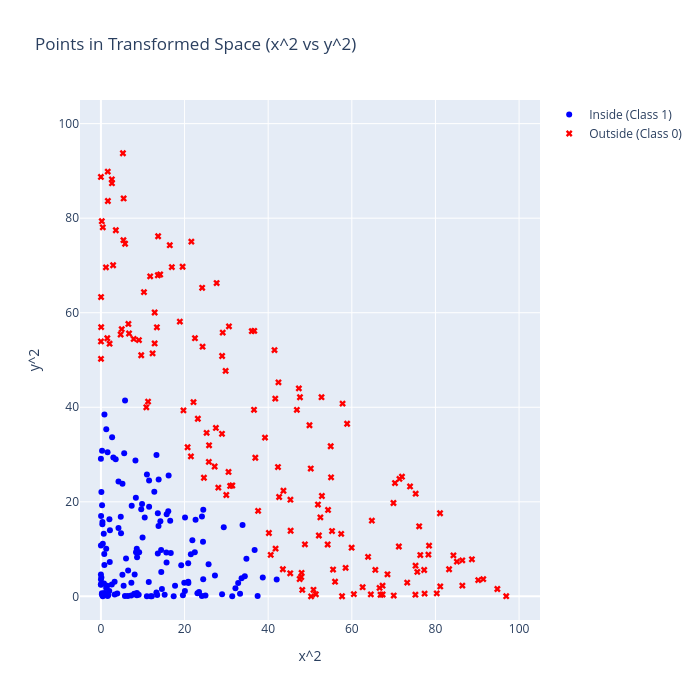

Write notebook code for a chart like this one.
### Markdown cell above
It won't work! So, we create some new features, namely, $x^2$ and $y^2$. Say we had a point $[3,~2]$. In our new space, it would be in $[9,~4]$. Here's what that looks like:

### Code cell
import numpy as np
import plotly.graph_objects as go
from sklearn.linear_model import LogisticRegression

# 1. Transform features to x^2 and y^2
X_transformed = x_class**2
Y_transformed = y_class**2

# 4. Plot in the transformed space
fig_transformed = go.Figure()

# Class 1 (Inside)
fig_transformed.add_trace(go.Scatter(
    x=X_transformed[labels == 1], y=Y_transformed[labels == 1],
    mode='markers', name='Inside (Class 1)',
    marker=dict(color='blue', symbol='circle')
))

# Class 0 (Outside)
fig_transformed.add_trace(go.Scatter(
    x=X_transformed[labels == 0], y=Y_transformed[labels == 0],
    mode='markers', name='Outside (Class 0)',
    marker=dict(color='red', symbol='x')
))

fig_transformed.update_layout(
    xaxis_title='x^2',
    yaxis_title='y^2',
    width=700,
    height=700,
    title='Points in Transformed Space (x^2 vs y^2)',
    xaxis=dict(range=[-5, 105]),
    yaxis=dict(range=[-5, 105])
)

fig_transformed.show()

### Figure 1 — Plotly figure (JSON) as saved in the notebook; plotly's stock layout.template omitted (floating-point values rounded to 4 significant figures; data arrays with more than 128 entries replaced by an {"elided": "..."} marker saying what was removed)
{"data": [{"marker": {"color": "blue", "symbol": "circle"}, "mode": "markers", "name": "Inside (Class 1)", "type": "scatter", "x": {"elided": "140 float values"}, "y": {"elided": "140 float values"}}, {"marker": {"color": "red", "symbol": "x"}, "mode": "markers", "name": "Outside (Class 0)", "type": "scatter", "x": {"elided": "160 float values"}, "y": {"elided": "160 float values"}}], "layout": {"height": 700, "title": {"text": "Points in Transformed Space (x^2 vs y^2)"}, "width": 700, "xaxis": {"range": [-5, 105], "title": {"text": "x^2"}}, "yaxis": {"range": [-5, 105], "title": {"text": "y^2"}}}}
